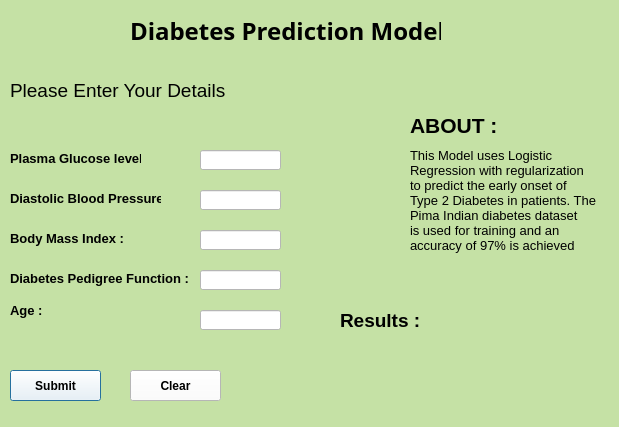
<?xml version="1.0" encoding="UTF-8"?>
<ui version="4.0">
 <class>Dialog</class>
 <widget class="QDialog" name="Dialog">
  <property name="geometry">
   <rect>
    <x>0</x>
    <y>0</y>
    <width>619</width>
    <height>427</height>
   </rect>
  </property>
  <property name="font">
   <font>
    <family>Yu Gothic UI</family>
    <pointsize>14</pointsize>
    <weight>75</weight>
    <bold>true</bold>
   </font>
  </property>
  <property name="windowTitle">
   <string>Diabetes Prediction</string>
  </property>
  <property name="windowIcon">
   <iconset theme="asd">
    <normaloff>../Alpha/Main</normaloff>../Alpha/Main</iconset>
  </property>
  <property name="toolTip">
   <string/>
  </property>
  <property name="styleSheet">
   <string notr="true">background-color: rgb(197, 225, 165);</string>
  </property>
  <widget class="QLabel" name="about1">
   <property name="geometry">
    <rect>
     <x>410</x>
     <y>100</y>
     <width>111</width>
     <height>51</height>
    </rect>
   </property>
   <property name="font">
    <font>
     <family>Yu Gothic UI</family>
     <pointsize>16</pointsize>
     <weight>75</weight>
     <bold>true</bold>
    </font>
   </property>
   <property name="text">
    <string>ABOUT :</string>
   </property>
  </widget>
  <widget class="QLabel" name="heading">
   <property name="geometry">
    <rect>
     <x>130</x>
     <y>20</y>
     <width>311</width>
     <height>21</height>
    </rect>
   </property>
   <property name="font">
    <font>
     <family>Yu Gothic UI Semibold</family>
     <pointsize>18</pointsize>
     <weight>75</weight>
     <bold>true</bold>
    </font>
   </property>
   <property name="styleSheet">
    <string notr="true"/>
   </property>
   <property name="text">
    <string>Diabetes Prediction Model</string>
   </property>
  </widget>
  <widget class="QLabel" name="about2">
   <property name="geometry">
    <rect>
     <x>410</x>
     <y>140</y>
     <width>201</width>
     <height>121</height>
    </rect>
   </property>
   <property name="font">
    <font>
     <family>Yu Gothic UI</family>
     <pointsize>10</pointsize>
     <weight>50</weight>
     <bold>false</bold>
    </font>
   </property>
   <property name="text">
    <string>This Model uses Logistic 
Regression with regularization 
to predict the early onset of 
Type 2 Diabetes in patients. The 
Pima Indian diabetes dataset 
is used for training and an
accuracy of 97% is achieved</string>
   </property>
  </widget>
  <widget class="QLabel" name="enterDetails">
   <property name="geometry">
    <rect>
     <x>10</x>
     <y>80</y>
     <width>221</width>
     <height>21</height>
    </rect>
   </property>
   <property name="font">
    <font>
     <pointsize>14</pointsize>
    </font>
   </property>
   <property name="text">
    <string>Please Enter Your Details </string>
   </property>
  </widget>
  <widget class="QLabel" name="img">
   <property name="geometry">
    <rect>
     <x>470</x>
     <y>10</y>
     <width>101</width>
     <height>91</height>
    </rect>
   </property>
   <property name="text">
    <string/>
   </property>
   <property name="pixmap">
    <pixmap>:/newPrefix/Webp.net-resizeimage (3).png</pixmap>
   </property>
  </widget>
  <widget class="QLabel" name="Lglu">
   <property name="geometry">
    <rect>
     <x>10</x>
     <y>150</y>
     <width>131</width>
     <height>16</height>
    </rect>
   </property>
   <property name="font">
    <font>
     <family>Yu Gothic UI</family>
     <pointsize>10</pointsize>
     <weight>75</weight>
     <bold>true</bold>
    </font>
   </property>
   <property name="text">
    <string>Plasma Glucose level :</string>
   </property>
  </widget>
  <widget class="QLineEdit" name="Iglu">
   <property name="geometry">
    <rect>
     <x>200</x>
     <y>150</y>
     <width>81</width>
     <height>20</height>
    </rect>
   </property>
   <property name="font">
    <font>
     <family>Yu Gothic UI</family>
     <pointsize>9</pointsize>
     <weight>50</weight>
     <bold>false</bold>
    </font>
   </property>
   <property name="toolTip">
    <string>Plasma glucose concentration a 2 hours in
an oral glucose tolerance test (70-180 mg/dl)</string>
   </property>
   <property name="styleSheet">
    <string notr="true">background-color: rgb(255, 255, 255);</string>
   </property>
   <property name="text">
    <string/>
   </property>
  </widget>
  <widget class="QLabel" name="Lbp">
   <property name="geometry">
    <rect>
     <x>10</x>
     <y>190</y>
     <width>151</width>
     <height>16</height>
    </rect>
   </property>
   <property name="font">
    <font>
     <family>Yu Gothic UI</family>
     <pointsize>10</pointsize>
     <weight>75</weight>
     <bold>true</bold>
    </font>
   </property>
   <property name="text">
    <string>Diastolic Blood Pressure :</string>
   </property>
  </widget>
  <widget class="QLineEdit" name="Ibp">
   <property name="geometry">
    <rect>
     <x>200</x>
     <y>190</y>
     <width>81</width>
     <height>20</height>
    </rect>
   </property>
   <property name="font">
    <font>
     <family>Yu Gothic UI</family>
     <pointsize>9</pointsize>
     <weight>50</weight>
     <bold>false</bold>
    </font>
   </property>
   <property name="toolTip">
    <string>80-140 mm Hg</string>
   </property>
   <property name="styleSheet">
    <string notr="true">background-color: rgb(255, 255, 255);</string>
   </property>
   <property name="placeholderText">
    <string/>
   </property>
  </widget>
  <widget class="QLabel" name="Lbmi">
   <property name="geometry">
    <rect>
     <x>10</x>
     <y>230</y>
     <width>151</width>
     <height>16</height>
    </rect>
   </property>
   <property name="font">
    <font>
     <family>Yu Gothic UI</family>
     <pointsize>10</pointsize>
     <weight>75</weight>
     <bold>true</bold>
    </font>
   </property>
   <property name="text">
    <string>Body Mass Index :</string>
   </property>
  </widget>
  <widget class="QLineEdit" name="Ibmi">
   <property name="geometry">
    <rect>
     <x>200</x>
     <y>230</y>
     <width>81</width>
     <height>20</height>
    </rect>
   </property>
   <property name="font">
    <font>
     <family>Yu Gothic UI</family>
     <pointsize>9</pointsize>
     <weight>50</weight>
     <bold>false</bold>
    </font>
   </property>
   <property name="toolTip">
    <string>weight in kg/(height in m)^2  (15-50)</string>
   </property>
   <property name="styleSheet">
    <string notr="true">background-color: rgb(255, 255, 255);</string>
   </property>
  </widget>
  <widget class="QLabel" name="Lped">
   <property name="geometry">
    <rect>
     <x>10</x>
     <y>270</y>
     <width>181</width>
     <height>16</height>
    </rect>
   </property>
   <property name="font">
    <font>
     <family>Yu Gothic UI</family>
     <pointsize>10</pointsize>
     <weight>75</weight>
     <bold>true</bold>
    </font>
   </property>
   <property name="text">
    <string>Diabetes Pedigree Function :</string>
   </property>
  </widget>
  <widget class="QLineEdit" name="Iped">
   <property name="geometry">
    <rect>
     <x>200</x>
     <y>270</y>
     <width>81</width>
     <height>20</height>
    </rect>
   </property>
   <property name="font">
    <font>
     <family>Yu Gothic UI</family>
     <pointsize>9</pointsize>
     <weight>50</weight>
     <bold>false</bold>
    </font>
   </property>
   <property name="toolTip">
    <string>[Optional] Diabetes Pedigree function 
(0.1 - 1.8) [0.4726]</string>
   </property>
   <property name="styleSheet">
    <string notr="true">background-color: rgb(255, 255, 255);</string>
   </property>
  </widget>
  <widget class="QLabel" name="Lage">
   <property name="geometry">
    <rect>
     <x>10</x>
     <y>300</y>
     <width>161</width>
     <height>21</height>
    </rect>
   </property>
   <property name="font">
    <font>
     <family>Yu Gothic UI</family>
     <pointsize>10</pointsize>
     <weight>75</weight>
     <bold>true</bold>
    </font>
   </property>
   <property name="text">
    <string>Age :</string>
   </property>
  </widget>
  <widget class="QLineEdit" name="Iage">
   <property name="geometry">
    <rect>
     <x>200</x>
     <y>310</y>
     <width>81</width>
     <height>20</height>
    </rect>
   </property>
   <property name="font">
    <font>
     <family>Yu Gothic UI</family>
     <pointsize>9</pointsize>
     <weight>50</weight>
     <bold>false</bold>
    </font>
   </property>
   <property name="toolTip">
    <string>ლ(ಠ_ಠ ლ)</string>
   </property>
   <property name="styleSheet">
    <string notr="true">background-color: rgb(255, 255, 255);</string>
   </property>
  </widget>
  <widget class="QPushButton" name="subbtn">
   <property name="geometry">
    <rect>
     <x>10</x>
     <y>370</y>
     <width>91</width>
     <height>31</height>
    </rect>
   </property>
   <property name="font">
    <font>
     <family>Yu Gothic UI</family>
     <pointsize>9</pointsize>
     <weight>75</weight>
     <bold>true</bold>
    </font>
   </property>
   <property name="styleSheet">
    <string notr="true">background-color: rgb(255, 255, 255);</string>
   </property>
   <property name="text">
    <string>Submit</string>
   </property>
  </widget>
  <widget class="QPushButton" name="clrbtn">
   <property name="geometry">
    <rect>
     <x>130</x>
     <y>370</y>
     <width>91</width>
     <height>31</height>
    </rect>
   </property>
   <property name="font">
    <font>
     <family>Yu Gothic UI</family>
     <pointsize>9</pointsize>
     <weight>75</weight>
     <bold>true</bold>
    </font>
   </property>
   <property name="styleSheet">
    <string notr="true">background-color: rgb(255, 255, 255);</string>
   </property>
   <property name="text">
    <string>Clear</string>
   </property>
  </widget>
  <widget class="QLabel" name="output">
   <property name="geometry">
    <rect>
     <x>340</x>
     <y>340</y>
     <width>261</width>
     <height>81</height>
    </rect>
   </property>
   <property name="font">
    <font>
     <family>Yu Gothic UI</family>
     <pointsize>10</pointsize>
     <weight>75</weight>
     <bold>true</bold>
    </font>
   </property>
   <property name="text">
    <string/>
   </property>
  </widget>
  <widget class="QLabel" name="Lres">
   <property name="geometry">
    <rect>
     <x>340</x>
     <y>300</y>
     <width>91</width>
     <height>41</height>
    </rect>
   </property>
   <property name="font">
    <font>
     <family>Yu Gothic UI</family>
     <pointsize>14</pointsize>
     <weight>75</weight>
     <bold>true</bold>
    </font>
   </property>
   <property name="text">
    <string>Results :</string>
   </property>
  </widget>
 </widget>
 <resources>
  <include location="../../test1.qrc"/>
 </resources>
 <connections/>
</ui>
